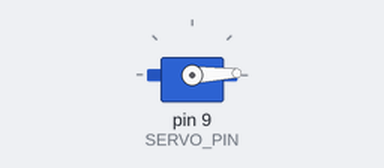
A sketch run on a simulated Arduino Uno, built with avr-gcc and run on an emulated ATmega328P. On the bench: servo.

Above: at 1.05 s.
At 2.45 s:
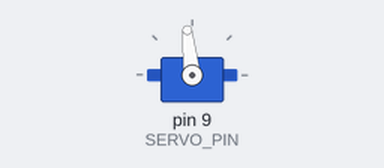
At 3.85 s:
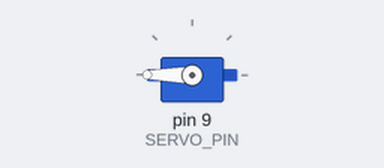
At 6.65 s:
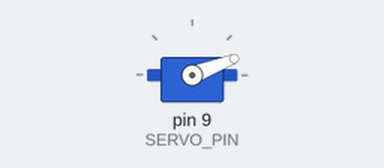
Timing chart, 0 to 9.4 s (numbered marks = the images above):
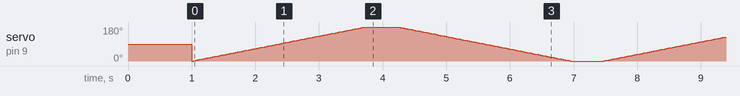

The sketch:

03_servo_sweep.ino
```cpp
/*
  المشروع 3: التحكم في محرك السيرفو (Servo Motor)
  كتاب: 38 مشروع في شهر — لؤي النصري (@robotlouay)

  التوصيل (SG90):
    - السلك البني/الأسود  ← GND
    - السلك الأحمر         ← 5V
    - السلك البرتقالي/الأصفر (الإشارة) ← Pin 9
*/

#include <Servo.h>

Servo myServo;               // كائن يمثل المحرك
const int SERVO_PIN = 9;
const int STEP_DELAY = 15;   // كلما زادت القيمة أصبحت الحركة أبطأ

void setup() {
  myServo.attach(SERVO_PIN); // ربط المحرك بالمنفذ 9
  myServo.write(90);         // البدء من المنتصف
  delay(1000);
}

void loop() {
  // من 0 إلى 180 درجة
  for (int angle = 0; angle <= 180; angle++) {
    myServo.write(angle);
    delay(STEP_DELAY);
  }
  delay(500);
  // العودة من 180 إلى 0 درجة
  for (int angle = 180; angle >= 0; angle--) {
    myServo.write(angle);
    delay(STEP_DELAY);
  }
  delay(500);
}
```
